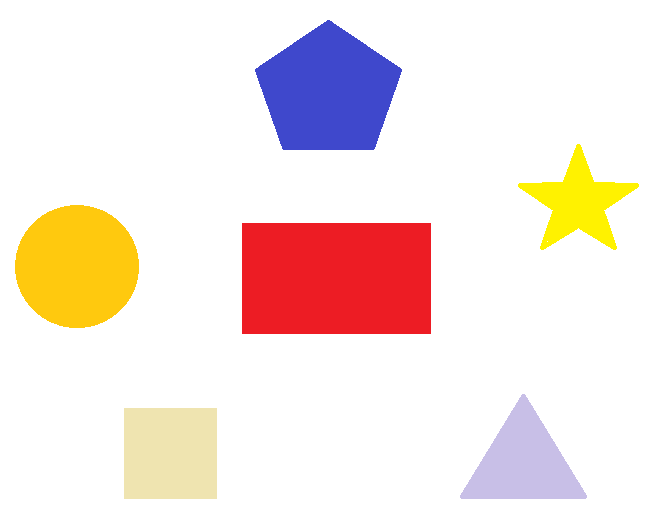
#> input picture images/shapes.png, 658 x 513 px
$ python shape-detection.py
#> lines starting #> are read from the running program, lines starting #| are printed output that depends on the picture; after the words box and inside, x2 and y2 are one past the last pixel; in counts of white or black regions, pixels touching at a corner belong together
import cv2

img = cv2.imread('images/shapes.png')
#> img is the input picture: shape (513, 658, 3); mean B, G, R 224.5, 229.5, 244.8
gray = cv2.cvtColor(img, cv2.COLOR_BGR2GRAY)
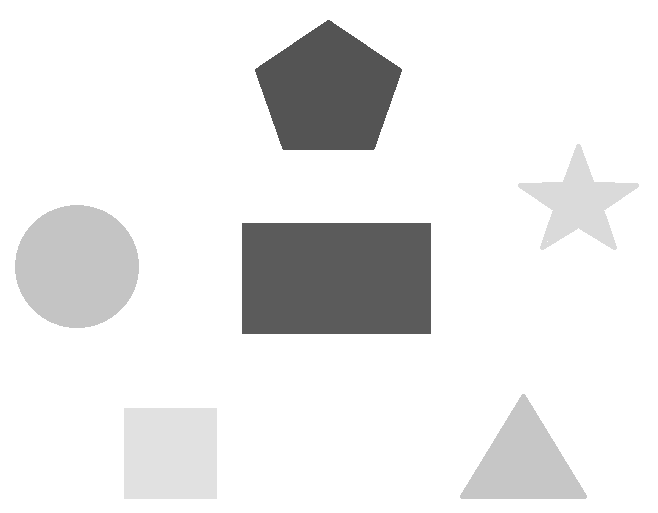
#> gray: shape (513, 658); min 84, max 255, mean 233.5
_, thresh = cv2.threshold(gray, 240, 255, cv2.THRESH_BINARY)
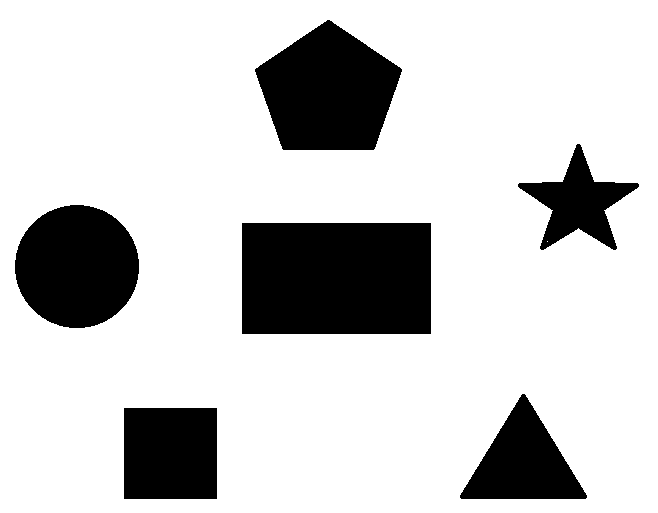
#> thresh: shape (513, 658); 80.2% white; 6 black regions, box (x1, y1, x2, y2) and area: (242, 223, 431, 334) 20979, (255, 20, 402, 150) 13340, (15, 205, 139, 328) 11971, (124, 408, 217, 499) 8463, (460, 394, 587, 499) 7009, (518, 144, 639, 250) 5062
cv2.imshow('Thresh', thresh)
eroded = cv2.erode(thresh, (5, 5))
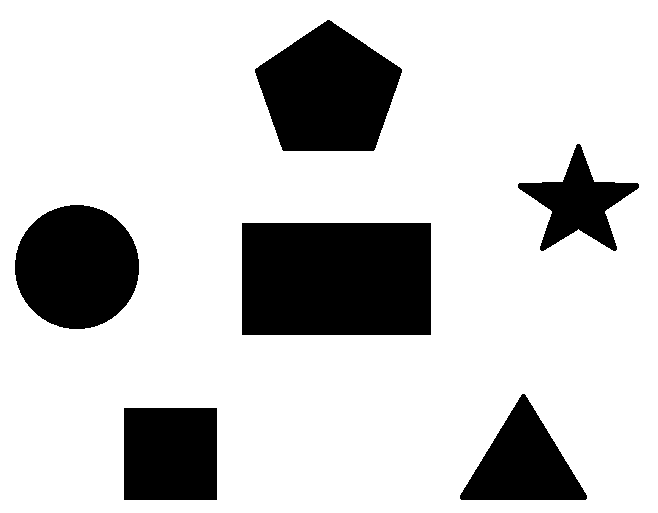
#> eroded: shape (513, 658); 80% white; 6 black regions
cv2.imshow('Eroded', eroded)
contours, _ = cv2.findContours(eroded, cv2.RETR_TREE, cv2.CHAIN_APPROX_NONE)
#> contours = 7 contours; box (x1, y1, x2, y2) and area: (0, 0, 658, 513) 336384, (241, 222, 432, 336) 21468, (254, 19, 403, 152) 13687, (14, 204, 140, 330) 12270, (123, 407, 218, 501) 8740, (459, 393, 588, 501) 7305, (517, 143, 640, 252) 5407
# cv2.drawContours(img, contours, -1, (0, 0, 0), 2)

for contour in contours:
    approx = cv2.approxPolyDP(contour, 0.01*cv2.arcLength(contour, True), True)
    cv2.drawContours(img, [approx], 0, (0, 0, 0), 2)
    x, y = approx.ravel()[0], approx.ravel()[1]

    if len(approx) == 3:
        cv2.putText(img, 'Triangle', (x, y), cv2.FONT_HERSHEY_SIMPLEX, 0.8, (0, 0, 0), 2)
    elif len(approx) == 4:
        x, y, w, h = cv2.boundingRect(approx)
        if abs(w-h) < 3:
            cv2.putText(img, 'Square', (x, y), cv2.FONT_HERSHEY_SIMPLEX, 0.5, (0, 0, 0), 2)
        else:
            cv2.putText(img, 'Rectangle', (x, y), cv2.FONT_HERSHEY_SIMPLEX, 0.5, (0, 0, 0), 2)
    elif len(approx) == 5:
        cv2.putText(img, 'Pentagon', (x, y), cv2.FONT_HERSHEY_SIMPLEX, 0.5, (0, 0, 0), 2)
    elif 10 <= len(approx) <= 12:
        cv2.putText(img, 'Star', (x, y), cv2.FONT_HERSHEY_SIMPLEX, 0.5, (0, 0, 0), 2)
    else:
        cv2.putText(img, 'Circle', (x, y), cv2.FONT_HERSHEY_SIMPLEX, 0.5, (0, 0, 0), 2)
#> this loop made 7 passes
#> (approx, w, h) on passes 1 to 4: ([[0, 0], [0, 512], [657, 512], [657, 0]], 658, 513), ([[123, 408], [216, 407], [217, 499], [124, 500]], 95, 94), ([[459, 495], [524, 393], [587, 498], [461, 500]], 129, 108), ([[241, 223], [430, 222], [431, 334], [242, 335]], 191, 114)
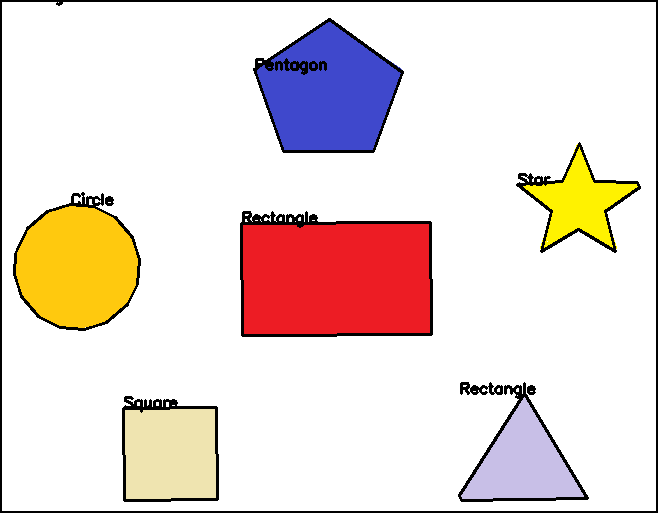
#> img: shape (513, 658, 3); 4.38% of pixels changed, all inside (x1, y1, x2, y2) = (0, 0, 658, 513)

cv2.imshow('Final', img)
cv2.waitKey(0)
cv2.destroyAllWindows()

$ run again, with images/chessboard.png copied over images/shapes.png
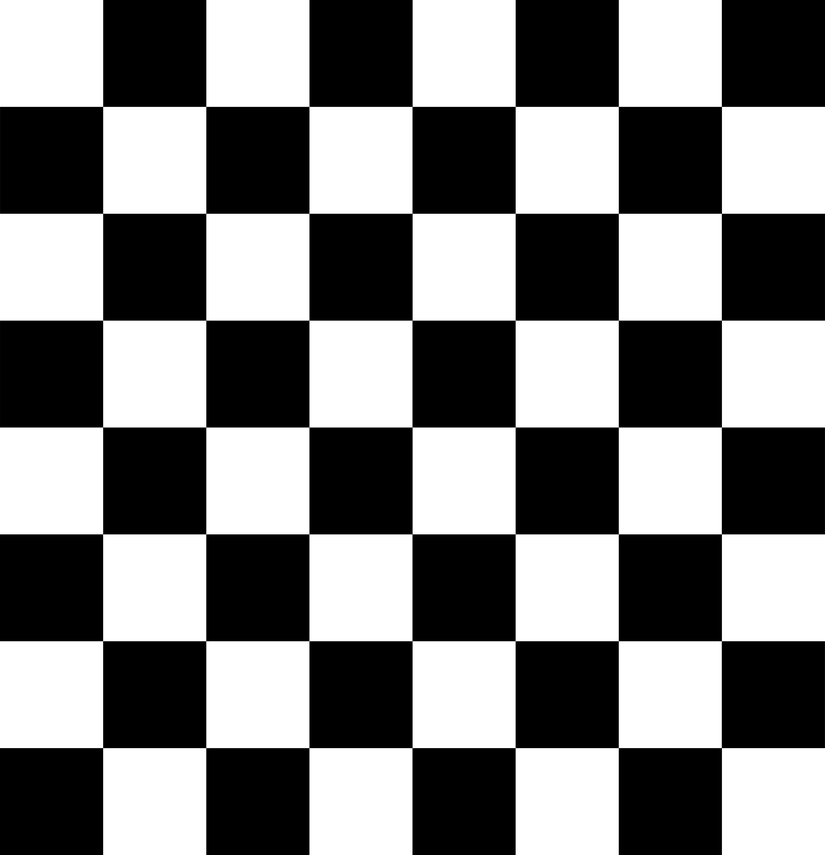
#> input picture images/chessboard.png, 825 x 855 px, shrunk from 3595 x 3723 before the run
#> img is the input picture: shape (855, 825, 3); min 0, max 255, mean 127.5
#> `_, thresh = cv2.threshold(gray, 240, 255, cv2.THRESH_BINARY)`:
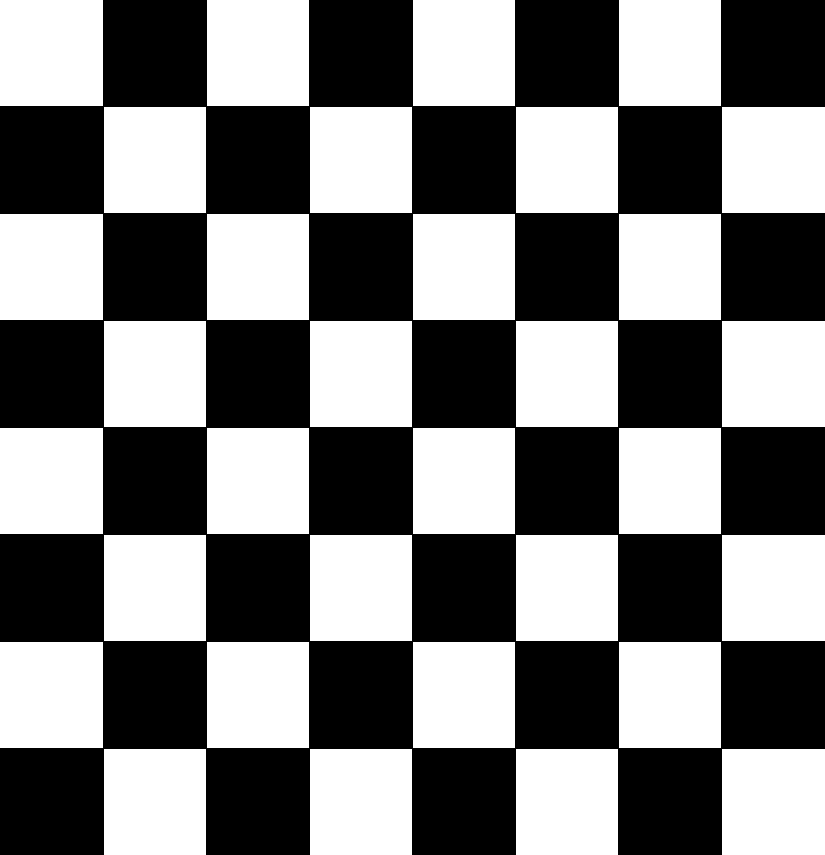
#> thresh: shape (855, 825); 49.2% white; 32 white regions, largest, box (x1, y1, x2, y2) and area: (0, 0, 103, 106) 10918, (722, 107, 825, 213) 10918, (0, 214, 103, 320) 10918
#> eroded: shape (855, 825); 48.8% white; 32 white regions
#> contours = 32 contours; largest, box (x1, y1, x2, y2) and area: (0, 0, 103, 106) 10710, (722, 750, 825, 855) 10608, (0, 643, 103, 748) 10608, (722, 536, 825, 641) 10608, (0, 429, 103, 534) 10608
#> the loop `for contour in contours:` made 32 passes
#> (approx, w, h) on passes 1 to 6: ([[722, 750], [722, 854], [824, 854], [824, 750]], 103, 105), ([[516, 750], [516, 854], [617, 854], [617, 750]], 102, 105), ([[310, 750], [310, 854], [411, 854], [411, 750]], 102, 105), ([[104, 750], [104, 854], [205, 854], [205, 750]], 102, 105), ([[619, 643], [619, 747], [720, 747], [720, 643]], 102, 105), ([[413, 643], [413, 747], [514, 747], [514, 643]], 102, 105)
#> after the loop `for contour in contours:`:
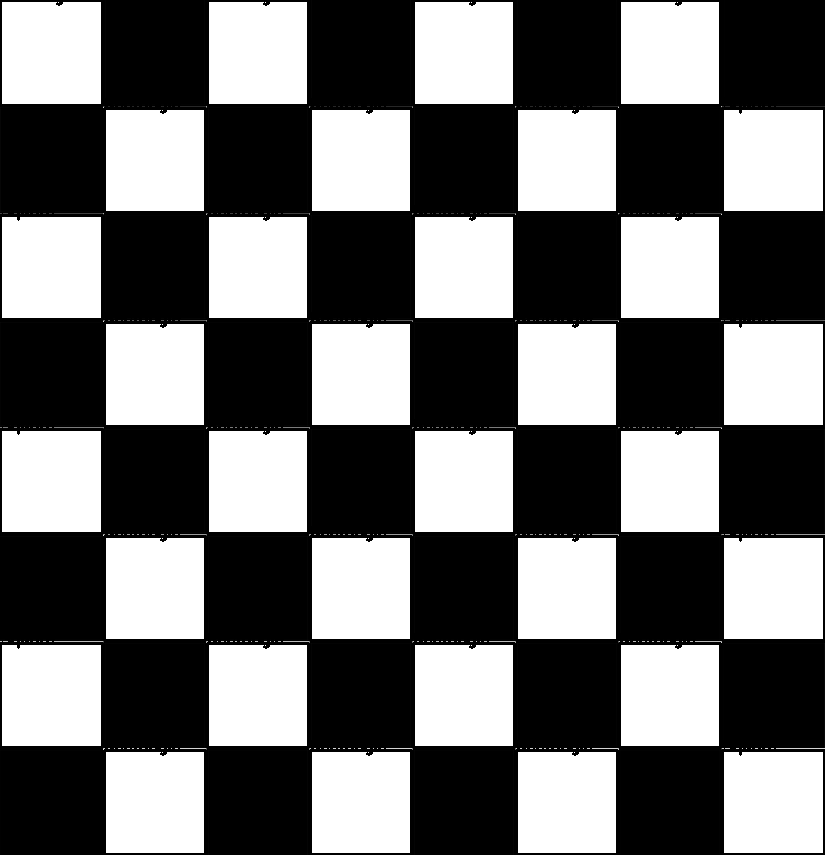
#> img: shape (855, 825, 3); 5.83% of pixels changed, all inside (x1, y1, x2, y2) = (0, 0, 825, 855)

$ run again, with images/pic1.png copied over images/shapes.png
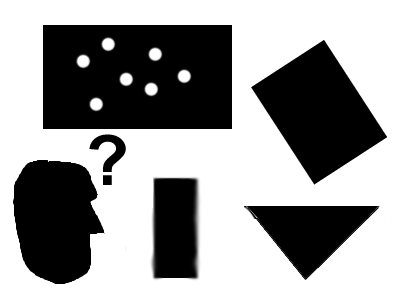
#> input picture images/pic1.png, 400 x 300 px
#> img is the input picture: shape (300, 400, 3); mean B, G, R 154.1, 154.1, 154.1
#> `_, thresh = cv2.threshold(gray, 240, 255, cv2.THRESH_BINARY)`:
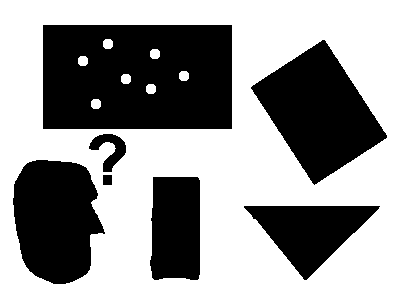
#> thresh: shape (300, 400); 59.4% white; 7 black regions, largest, box (x1, y1, x2, y2) and area: (43, 25, 232, 129) 19040, (251, 40, 387, 185) 10282, (13, 160, 105, 284) 8713
#> eroded: shape (300, 400); 58.8% white; 7 black regions
#> contours = 15 contours; largest, box (x1, y1, x2, y2) and area: (0, 0, 400, 300) 119301, (42, 24, 233, 131) 20138, (250, 39, 388, 187) 10590, (12, 159, 106, 286) 8986, (243, 205, 381, 282) 5405
#> the loop `for contour in contours:` made 15 passes
#> (approx, w, h) on passes 1, 7, 8: ([[0, 0], [0, 299], [399, 299], [399, 0]], 400, 300), ([[324, 39], [387, 138], [314, 186], [250, 87]], 138, 148), ([[42, 25], [231, 24], [232, 129], [43, 130]], 191, 107)
#> after the loop `for contour in contours:`:
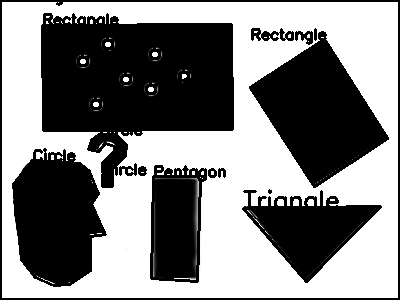
#> img: shape (300, 400, 3); 9.32% of pixels changed, all inside (x1, y1, x2, y2) = (0, 0, 400, 300)
